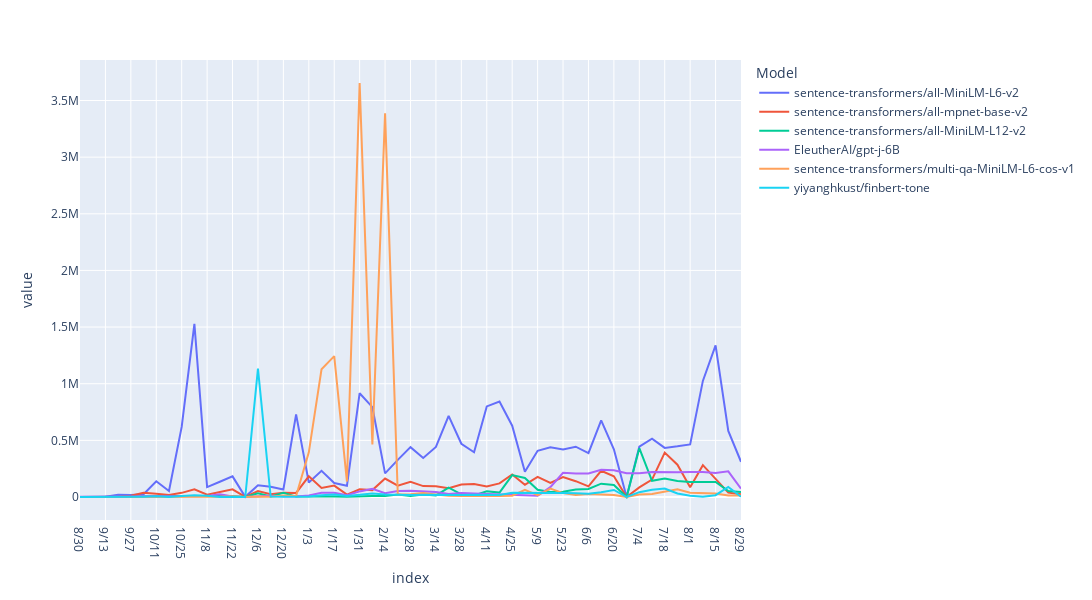

Notebook cell for this chart:
### Code cell
df_2201_popular = df_plot[df_plot.columns[(df_plot.mean(axis=0)>=40000)]]
df_2201_popular.plot(kind='line', width=1400, height=600)

### Figure 1 — Plotly figure (JSON) as saved in the notebook; plotly's stock layout.template omitted (floating-point values rounded to 4 significant figures)
{"data": [{"hovertemplate": "Model=sentence-transformers/all-MiniLM-L6-v2<br>index=%{x}<br>value=%{y}<extra></extra>", "legendgroup": "sentence-transformers/all-MiniLM-L6-v2", "line": {"color": "#636efa", "dash": "solid"}, "marker": {"symbol": "circle"}, "mode": "lines", "name": "sentence-transformers/all-MiniLM-L6-v2", "orientation": "v", "showlegend": true, "type": "scatter", "x": ["8/30", "9/6", "9/13", "9/20", "9/27", "10/4", "10/11", "10/18", "10/25", "11/1", "11/8", "11/15", "11/22", "11/29", "12/6", "12/13", "12/20", "12/27", "1/3", "1/10", "1/17", "1/24", "1/31", "2/7", "2/14", "2/21", "2/28", "3/7", "3/14", "3/21", "3/28", "4/4", "4/11", "4/18", "4/25", "5/2", "5/9", "5/16", "5/23", "5/30", "6/6", "6/13", "6/20", "6/27", "7/4", "7/11", "7/18", "7/25", "8/1", "8/8", "8/15", "8/22", "8/29"], "xaxis": "x", "y": [125, 583, 2005, 20276, 16822, 24066, 138684, 52581, 618613, 1528165, 87571, 134396, 182277, 1294, 102884, 89653, 66086, 729679, 128293, 230615, 123640, 98940, 916117, 792727, 208936, 327622, 439953, 344973, 441835, 716790, 470255, 395135, 799560, 843219, 629631, 222797, 408109, 438076, 419796, 443739, 387578, 676707, 420980, 0, 444274, 514430, 433725, 447176, 463864, 1024762, 1338218, 583825, 311146], "yaxis": "y"}, {"hovertemplate": "Model=sentence-transformers/all-mpnet-base-v2<br>index=%{x}<br>value=%{y}<extra></extra>", "legendgroup": "sentence-transformers/all-mpnet-base-v2", "line": {"color": "#EF553B", "dash": "solid"}, "marker": {"symbol": "circle"}, "mode": "lines", "name": "sentence-transformers/all-mpnet-base-v2", "orientation": "v", "showlegend": true, "type": "scatter", "x": ["8/30", "9/6", "9/13", "9/20", "9/27", "10/4", "10/11", "10/18", "10/25", "11/1", "11/8", "11/15", "11/22", "11/29", "12/6", "12/13", "12/20", "12/27", "1/3", "1/10", "1/17", "1/24", "1/31", "2/7", "2/14", "2/21", "2/28", "3/7", "3/14", "3/21", "3/28", "4/4", "4/11", "4/18", "4/25", "5/2", "5/9", "5/16", "5/23", "5/30", "6/6", "6/13", "6/20", "6/27", "7/4", "7/11", "7/18", "7/25", "8/1", "8/8", "8/15", "8/22", "8/29"], "xaxis": "x", "y": [281, 1053, 1403, 3104, 11994, 37892, 28697, 18064, 36636, 67053, 20783, 43181, 67407, 630, 51977, 25051, 36930, 36199, 182843, 79854, 100329, 20593, 68062, 60852, 162479, 99632, 135105, 96223, 95226, 77192, 110363, 115173, 92879, 119793, 198425, 108335, 178484, 124129, 175085, 139526, 94044, 231055, 182989, 0, 85058, 153759, 392324, 284994, 85245, 281344, 159160, 38655, 25069], "yaxis": "y"}, {"hovertemplate": "Model=sentence-transformers/all-MiniLM-L12-v2<br>index=%{x}<br>value=%{y}<extra></extra>", "legendgroup": "sentence-transformers/all-MiniLM-L12-v2", "line": {"color": "#00cc96", "dash": "solid"}, "marker": {"symbol": "circle"}, "mode": "lines", "name": "sentence-transformers/all-MiniLM-L12-v2", "orientation": "v", "showlegend": true, "type": "scatter", "x": ["8/30", "9/6", "9/13", "9/20", "9/27", "10/4", "10/11", "10/18", "10/25", "11/1", "11/8", "11/15", "11/22", "11/29", "12/6", "12/13", "12/20", "12/27", "1/3", "1/10", "1/17", "1/24", "1/31", "2/7", "2/14", "2/21", "2/28", "3/7", "3/14", "3/21", "3/28", "4/4", "4/11", "4/18", "4/25", "5/2", "5/9", "5/16", "5/23", "5/30", "6/6", "6/13", "6/20", "6/27", "7/4", "7/11", "7/18", "7/25", "8/1", "8/8", "8/15", "8/22", "8/29"], "xaxis": "x", "y": [176, 208, 373, 305, 971, 1271, 5713, 8676, 9078, 5721, 8914, 6163, 9501, 9, 32564, 3683, 37352, 3435, 5225, 10358, 5469, 2534, 6741, 8190, 7751, 20911, 8804, 21353, 14080, 82104, 23364, 12709, 50444, 38788, 193550, 167814, 63437, 43997, 45789, 66328, 70881, 117595, 105543, 0, 431400, 143315, 163694, 141998, 131981, 133495, 132782, 52411, 43254], "yaxis": "y"}, {"hovertemplate": "Model=EleutherAI/gpt-j-6B<br>index=%{x}<br>value=%{y}<extra></extra>", "legendgroup": "EleutherAI/gpt-j-6B", "line": {"color": "#ab63fa", "dash": "solid"}, "marker": {"symbol": "circle"}, "mode": "lines", "name": "EleutherAI/gpt-j-6B", "orientation": "v", "showlegend": true, "type": "scatter", "x": ["8/30", "9/6", "9/13", "9/20", "9/27", "10/4", "10/11", "10/18", "10/25", "11/1", "11/8", "11/15", "11/22", "11/29", "12/6", "12/13", "12/20", "12/27", "1/3", "1/10", "1/17", "1/24", "1/31", "2/7", "2/14", "2/21", "2/28", "3/7", "3/14", "3/21", "3/28", "4/4", "4/11", "4/18", "4/25", "5/2", "5/9", "5/16", "5/23", "5/30", "6/6", "6/13", "6/20", "6/27", "7/4", "7/11", "7/18", "7/25", "8/1", "8/8", "8/15", "8/22", "8/29"], "xaxis": "x", "y": [2269, 2410, 1848, 2590, 6116, 3075, 3046, 5233, 6147, 7781, 8966, 24280, 5343, 18, 5186, 11939, 7299, 3905, 12916, 38359, 36459, 16613, 49385, 72810, 33018, 52188, 55350, 50001, 45102, 27324, 34606, 30650, 26053, 24740, 13678, 9282, 10814, 87193, 213186, 208075, 208008, 240324, 236182, 209764, 209527, 221092, 216722, 218540, 219734, 220684, 210930, 226903, 74059], "yaxis": "y"}, {"hovertemplate": "Model=sentence-transformers/multi-qa-MiniLM-L6-cos-v1<br>index=%{x}<br>value=%{y}<extra></extra>", "legendgroup": "sentence-transformers/multi-qa-MiniLM-L6-cos-v1", "line": {"color": "#FFA15A", "dash": "solid"}, "marker": {"symbol": "circle"}, "mode": "lines", "name": "sentence-transformers/multi-qa-MiniLM-L6-cos-v1", "orientation": "v", "showlegend": true, "type": "scatter", "x": ["8/30", "9/6", "9/13", "9/20", "9/27", "10/4", "10/11", "10/18", "10/25", "11/1", "11/8", "11/15", "11/22", "11/29", "12/6", "12/13", "12/20", "12/27", "1/3", "1/10", "1/17", "1/24", "1/31", "2/7", "2/14", "2/21", "2/28", "3/7", "3/14", "3/21", "3/28", "4/4", "4/11", "4/18", "4/25", "5/2", "5/9", "5/16", "5/23", "5/30", "6/6", "6/13", "6/20", "6/27", "7/4", "7/11", "7/18", "7/25", "8/1", "8/8", "8/15", "8/22", "8/29"], "xaxis": "x", "y": [63, 116, 328, 213, 951, 1738, 878, 6195, 4730, 1363, 2354, 1805, 7379, 15, 3315, 2295, 12866, 9281, 394636, 1127516, 1243367, 135995, 3654514, 463051, 3386454, 22790, 25348, 34217, 22787, 11942, 8674, 7549, 9427, 9910, 11129, 62774, 15360, 75049, 34547, 17295, 26660, 23042, 18652, 0, 21449, 26982, 44721, 67196, 36970, 35229, 30807, 13672, 12197], "yaxis": "y"}, {"hovertemplate": "Model=yiyanghkust/finbert-tone<br>index=%{x}<br>value=%{y}<extra></extra>", "legendgroup": "yiyanghkust/finbert-tone", "line": {"color": "#19d3f3", "dash": "solid"}, "marker": {"symbol": "circle"}, "mode": "lines", "name": "yiyanghkust/finbert-tone", "orientation": "v", "showlegend": true, "type": "scatter", "x": ["8/30", "9/6", "9/13", "9/20", "9/27", "10/4", "10/11", "10/18", "10/25", "11/1", "11/8", "11/15", "11/22", "11/29", "12/6", "12/13", "12/20", "12/27", "1/3", "1/10", "1/17", "1/24", "1/31", "2/7", "2/14", "2/21", "2/28", "3/7", "3/14", "3/21", "3/28", "4/4", "4/11", "4/18", "4/25", "5/2", "5/9", "5/16", "5/23", "5/30", "6/6", "6/13", "6/20", "6/27", "7/4", "7/11", "7/18", "7/25", "8/1", "8/8", "8/15", "8/22", "8/29"], "xaxis": "x", "y": [541, 569, 574, 919, 498, 1777, 7249, 974, 8917, 16031, 11496, 718, 2546, 5, 1133582, 3410, 3133, 3002, 3461, 16293, 22752, 8715, 20289, 31269, 21523, 16563, 17430, 19347, 16921, 14854, 17254, 19332, 17756, 18116, 37050, 37388, 39459, 34624, 35529, 33303, 28671, 41653, 62219, 0, 42578, 63351, 75455, 30934, 11638, 2287, 16110, 88885, 1961], "yaxis": "y"}], "layout": {"height": 600, "legend": {"title": {"text": "Model"}, "tracegroupgap": 0}, "margin": {"t": 60}, "width": 1400, "xaxis": {"anchor": "y", "domain": [0, 1], "title": {"text": "index"}}, "yaxis": {"anchor": "x", "domain": [0, 1], "title": {"text": "value"}}}}
